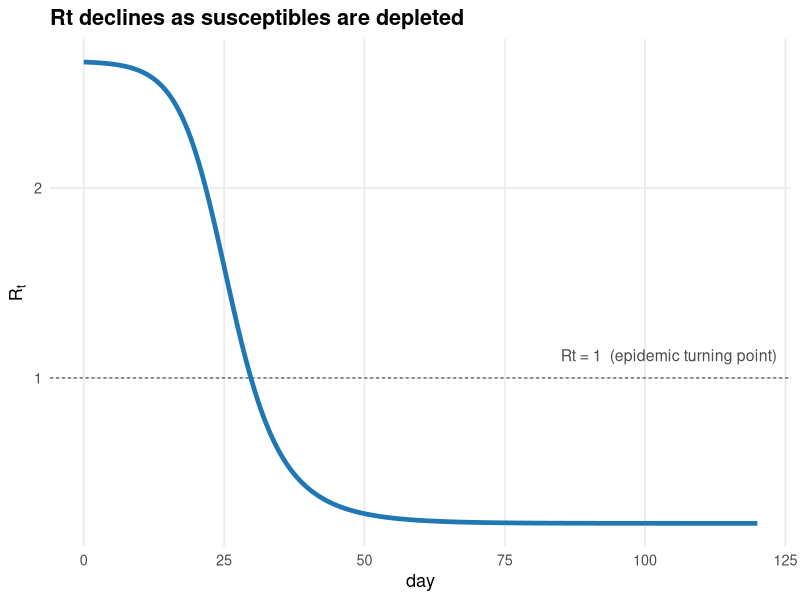
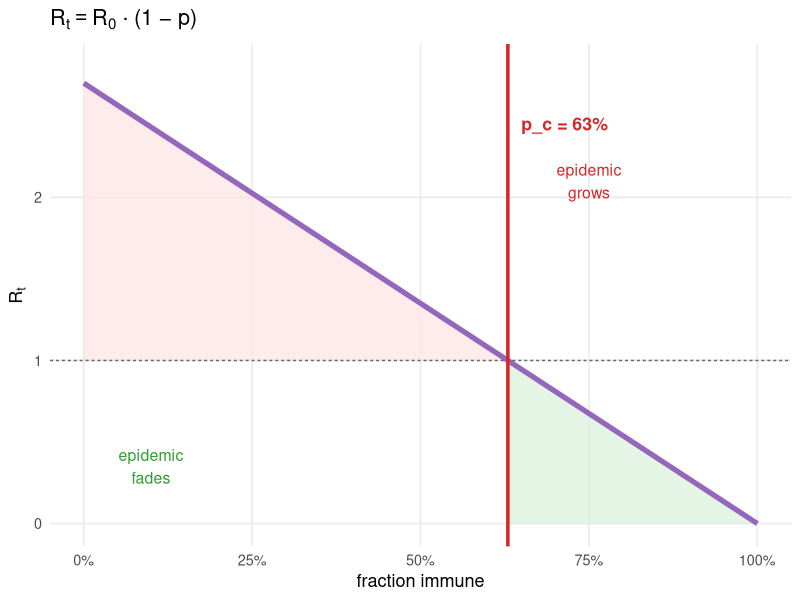
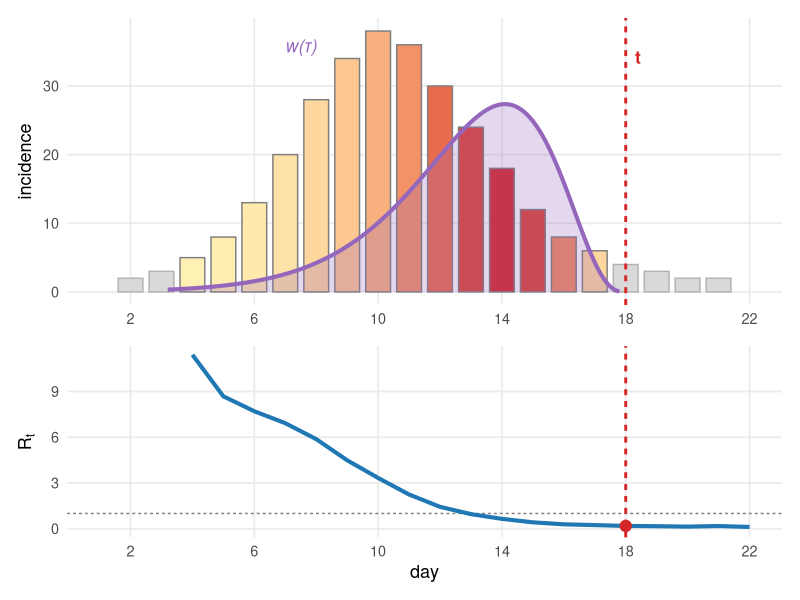
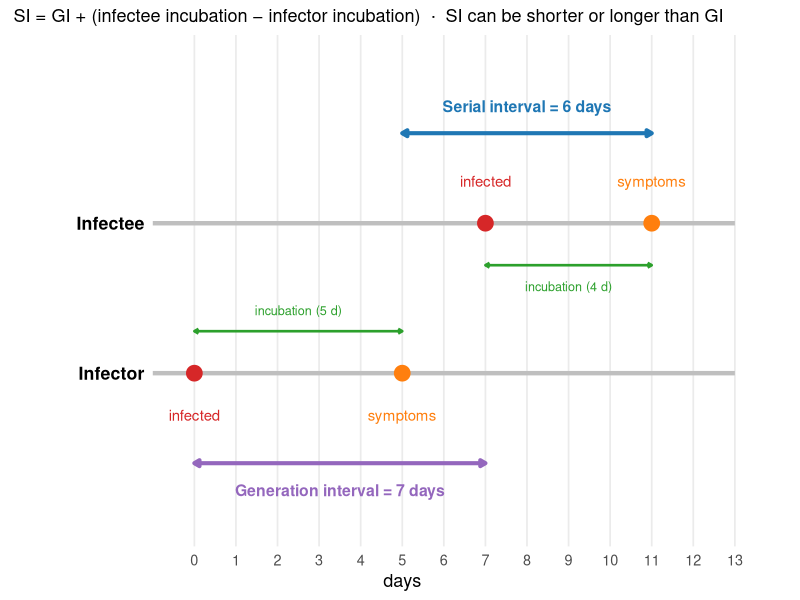
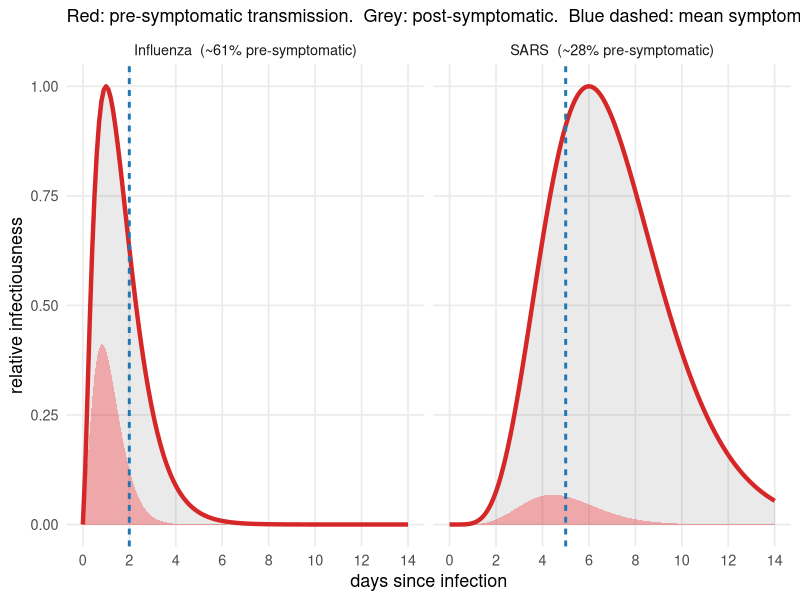
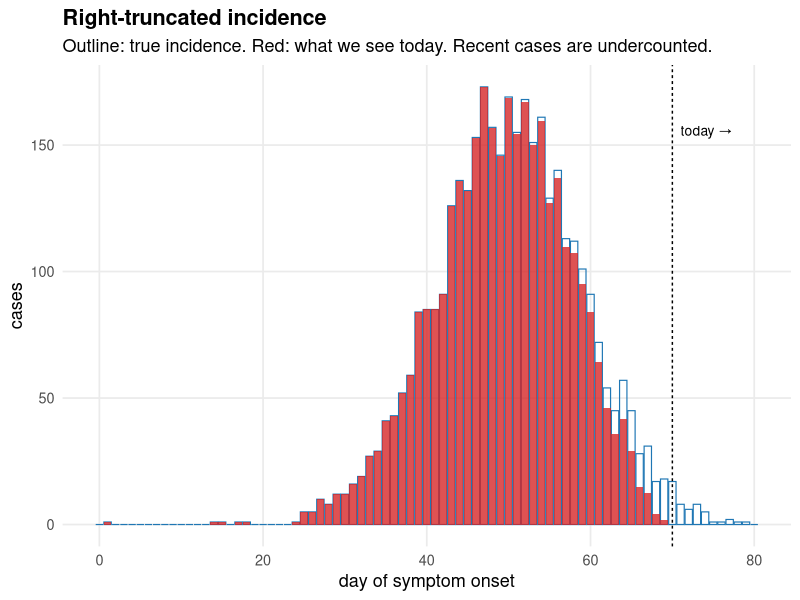
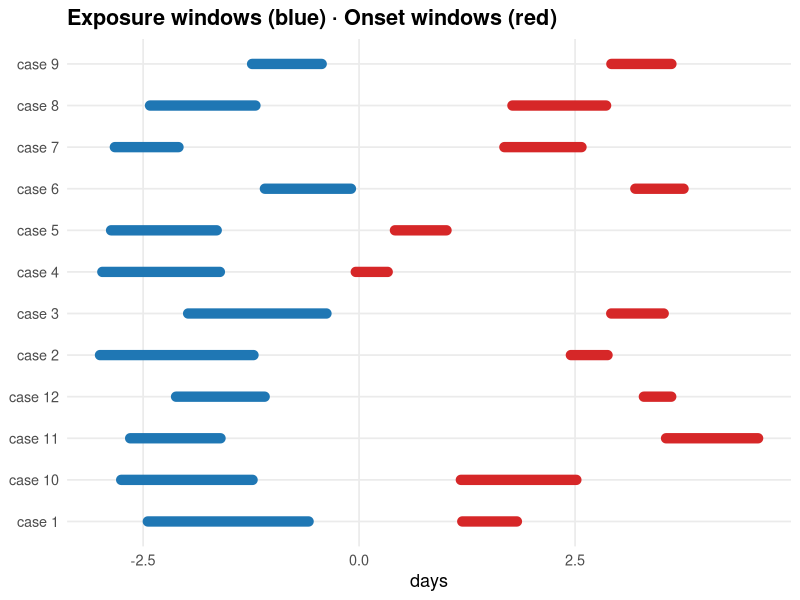
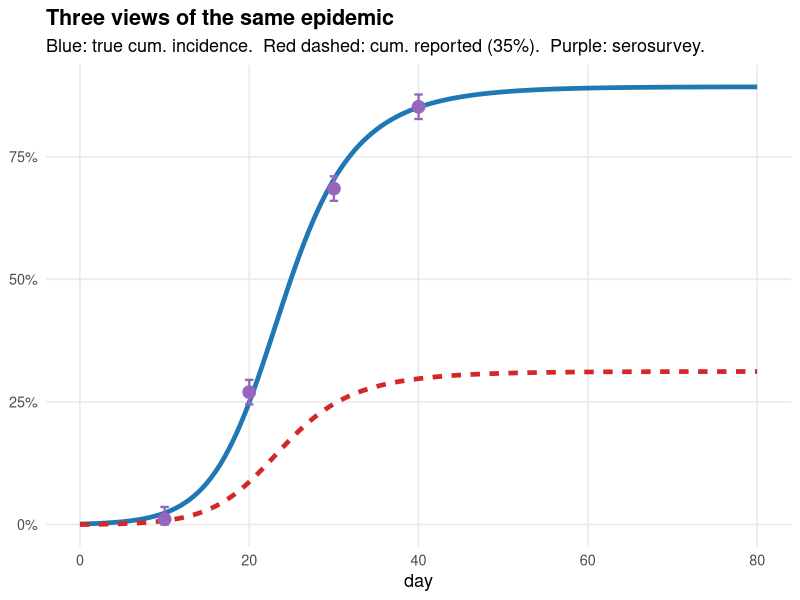

Write the R code that produced these figures, in order.
## ---- chunk 1
#| include: false
suppressPackageStartupMessages({
  library(ggplot2)
  library(dplyr)
  library(tidyr)
  library(deSolve)
  library(patchwork)
})
theme_set(theme_minimal(base_size = 13) +
  theme(panel.grid.minor = element_blank(),
        plot.title = element_text(face = "bold")))
pal <- c(S = "#1f77b4", E = "#9467bd", I = "#d62728", R = "#2ca02c", D = "#7f7f7f")
sir <- function(t, y, p) {
  with(as.list(c(y, p)), {
    dS <- -beta * S * I / N
    dI <-  beta * S * I / N - gamma * I
    dR <-  gamma * I
    list(c(dS, dI, dR))
  })
}
## ---- chunk 2
#| fig-height: 4.2
out <- as.data.frame(ode(c(S = 0.999, I = 0.001, R = 0),
                         seq(0, 120, 0.5), sir,
                         parms = c(beta = 0.4, gamma = 0.15, N = 1)))
out$Rt <- (0.4 / 0.15) * out$S
ggplot(out, aes(time, Rt)) +
  geom_hline(yintercept = 1, linetype = "22", colour = "grey40") +
  geom_line(linewidth = 1.6, colour = "#1f77b4") +
  annotate("text", x = 85, y = 1.12, label = "Rt = 1  (epidemic turning point)",
           colour = "grey30", size = 4, hjust = 0) +
  labs(x = "day", y = expression(R[t]),
       title = "Rt declines as susceptibles are depleted")
## ---- chunk 3
#| fig-height: 4.0
R0 <- 2.7
pc <- 1 - 1 / R0
p  <- seq(0, 1, 0.005)
df <- tibble(p, Rt = R0 * (1 - p))
ggplot(df, aes(p, Rt)) +
  geom_ribbon(data = filter(df, p <= pc),
              aes(ymin = 1, ymax = Rt), fill = "#fde2e2", alpha = 0.7) +
  geom_ribbon(data = filter(df, p >= pc),
              aes(ymin = 0, ymax = pmin(Rt, 1)), fill = "#d9f1d9", alpha = 0.7) +
  geom_line(linewidth = 1.8, colour = "#9467bd") +
  geom_hline(yintercept = 1, linetype = "22", colour = "grey40") +
  geom_vline(xintercept = pc, colour = "#d62728", linewidth = 1.2) +
  annotate("text", x = pc + 0.02, y = 2.45,
           label = sprintf("p_c = %.0f%%", pc * 100),
           colour = "#d62728", hjust = 0, size = 4.5, fontface = "bold") +
  annotate("text", x = 0.1,  y = 0.35, label = "epidemic\nfades",  colour = "#2ca02c", size = 4) +
  annotate("text", x = 0.75, y = 2.1,  label = "epidemic\ngrows",  colour = "#d62728", size = 4) +
  scale_x_continuous(labels = scales::percent, limits = c(0, 1)) +
  scale_y_continuous(limits = c(0, 2.8)) +
  labs(x = "fraction immune", y = expression(R[t]),
       title = expression(R[t] == R[0] * " · (1 − p)"))
## ---- chunk 4
#| fig-height: 4.8
set.seed(42)
days  <- 1:22
cases <- c(1,2,3,5,8,13,20,28,34,38,36,30,24,18,12,8,6,4,3,2,2,1)
t_now <- 18
tau_max <- 15
gi <- function(tau) dgamma(tau, shape = 4, rate = 4/5.2)

df <- tibble(day = days, cases = cases) |>
  mutate(tau = t_now - day,
         w   = ifelse(tau > 0, gi(tau), 0),
         in_window = tau > 0 & tau < tau_max)
w_sum <- sum(df$w[df$in_window])
df    <- mutate(df, w_norm = w / w_sum)

tau_s <- seq(0.2, tau_max - 0.2, 0.1)
gi_df <- tibble(tau = tau_s, day = t_now - tau_s, dens = gi(tau_s))
sc    <- max(cases) * 0.72 / max(gi_df$dens)
gi_df <- mutate(gi_df, dens_sc = dens * sc)

# Rt via renewal equation
Rt_est <- rep(NA_real_, length(days))
for (i in seq_along(days)) {
  t    <- days[i]
  lags <- seq_len(min(t - 1L, tau_max))
  if (length(lags) == 0L) next
  denom <- sum(cases[t - lags] * gi(lags))
  if (denom > 0) Rt_est[i] <- cases[t] / denom
}
rt_df <- tibble(day = days, Rt = Rt_est) |> filter(!is.na(Rt), day > 3)

# Top: incidence + GI curve
p_inc <- ggplot() +
  geom_col(data = filter(df, !in_window),
           aes(day, cases), fill = "grey85", colour = "grey70", width = 0.8) +
  geom_col(data = filter(df, in_window),
           aes(day, cases, fill = w_norm), colour = "grey50", width = 0.8) +
  scale_fill_gradient(low = "#fff0b3", high = "#d62728", guide = "none") +
  geom_ribbon(data = gi_df, aes(day, ymin = 0, ymax = dens_sc),
              fill = "#9467bd", alpha = 0.25) +
  geom_line(data = gi_df, aes(day, dens_sc), colour = "#9467bd", linewidth = 1.4) +
  geom_vline(xintercept = t_now, colour = "#d62728", linewidth = 1, linetype = "22") +
  annotate("text", x = t_now + 0.3, y = max(cases) * 0.9,
           label = "t", colour = "#d62728", hjust = 0, fontface = "bold", size = 4.5) +
  annotate("text", x = 7.5, y = sc * gi(5.5) * 1.6,
           label = "w(τ)", colour = "#9467bd", size = 4.5, fontface = "italic") +
  scale_x_continuous(breaks = seq(2, 22, 4), limits = c(1, 22)) +
  labs(x = NULL, y = "incidence")

# Bottom: Rt
p_rt <- ggplot(rt_df, aes(day, Rt)) +
  geom_hline(yintercept = 1, linetype = "22", colour = "grey50") +
  geom_line(colour = "#1f77b4", linewidth = 1.4) +
  geom_point(data = filter(rt_df, day == t_now),
             colour = "#d62728", size = 3.5) +
  geom_vline(xintercept = t_now, colour = "#d62728", linewidth = 1, linetype = "22") +
  scale_x_continuous(breaks = seq(2, 22, 4), limits = c(1, 22)) +
  scale_y_continuous(limits = c(0, NA)) +
  labs(x = "day", y = expression(R[t]))

p_inc / p_rt + plot_layout(heights = c(3, 2))
## ---- chunk 5
#| fig-height: 4.2
# Example timeline: infector (A) and infectee (B)
t_A <- 0;  inc_A <- 5;  s_A <- t_A + inc_A   # infected day 0, symptoms day 5
t_B <- 7;  inc_B <- 4;  s_B <- t_B + inc_B   # infected day 7, symptoms day 11
GI_val <- t_B - t_A   # 7
SI_val <- s_B - s_A   # 6

col_inf <- "#d62728"; col_sym <- "#ff7f0e"
col_gi  <- "#9467bd"; col_si  <- "#1f77b4"; col_inc <- "#2ca02c"

ggplot() +
  # Timeline bars
  geom_segment(aes(x = -1, xend = 13, y = 1, yend = 1), colour = "grey75", linewidth = 1.5) +
  geom_segment(aes(x = -1, xend = 13, y = 2, yend = 2), colour = "grey75", linewidth = 1.5) +
  # Event dots
  geom_point(aes(x = c(t_A, s_A), y = c(1, 1), colour = c("infected", "symptoms")),
             size = 5, show.legend = FALSE) +
  geom_point(aes(x = c(t_B, s_B), y = c(2, 2), colour = c("infected", "symptoms")),
             size = 5, show.legend = FALSE) +
  scale_colour_manual(values = c(infected = col_inf, symptoms = col_sym)) +
  # Event labels
  annotate("text", x = c(t_A, s_A), y = 0.72,
           label = c("infected", "symptoms"), colour = c(col_inf, col_sym),
           size = 3.8, hjust = 0.5) +
  annotate("text", x = c(t_B, s_B), y = 2.28,
           label = c("infected", "symptoms"), colour = c(col_inf, col_sym),
           size = 3.8, hjust = 0.5) +
  # Incubation brackets
  annotate("segment", x = t_A, xend = s_A, y = 1.28, yend = 1.28,
           colour = col_inc, linewidth = 0.9,
           arrow = arrow(ends = "both", length = unit(0.12, "cm"))) +
  annotate("text", x = (t_A + s_A)/2, y = 1.42,
           label = sprintf("incubation (%d d)", inc_A),
           colour = col_inc, size = 3.2, hjust = 0.5) +
  annotate("segment", x = t_B, xend = s_B, y = 1.72, yend = 1.72,
           colour = col_inc, linewidth = 0.9,
           arrow = arrow(ends = "both", length = unit(0.12, "cm"))) +
  annotate("text", x = (t_B + s_B)/2, y = 1.58,
           label = sprintf("incubation (%d d)", inc_B),
           colour = col_inc, size = 3.2, hjust = 0.5) +
  # GI bracket
  annotate("segment", x = t_A, xend = t_B, y = 0.40, yend = 0.40,
           colour = col_gi, linewidth = 1.4,
           arrow = arrow(ends = "both", length = unit(0.15, "cm"), type = "closed")) +
  annotate("text", x = (t_A + t_B)/2, y = 0.22,
           label = sprintf("Generation interval = %d days", GI_val),
           colour = col_gi, size = 4, fontface = "bold") +
  # SI bracket
  annotate("segment", x = s_A, xend = s_B, y = 2.60, yend = 2.60,
           colour = col_si, linewidth = 1.4,
           arrow = arrow(ends = "both", length = unit(0.15, "cm"), type = "closed")) +
  annotate("text", x = (s_A + s_B)/2, y = 2.78,
           label = sprintf("Serial interval = %d days", SI_val),
           colour = col_si, size = 4, fontface = "bold") +
  # Person labels
  annotate("text", x = -1.2, y = c(1, 2),
           label = c("Infector", "Infectee"),
           hjust = 1, size = 4.5, fontface = "bold") +
  scale_x_continuous(breaks = 0:13, limits = c(-3.5, 13.5)) +
  scale_y_continuous(limits = c(0, 3.1)) +
  labs(x = "days", y = NULL,
       subtitle = "SI = GI + (infectee incubation − infector incubation)  ·  SI can be shorter or longer than GI") +
  theme(axis.text.y = element_blank(), axis.ticks.y = element_blank(),
        panel.grid.major.y = element_blank(), panel.grid.minor = element_blank(),
        panel.grid.major.x = element_line(colour = "grey92"))
## ---- chunk 6
#| fig-height: 4.0
tau <- seq(0, 14, 0.1)

calc_theta <- function(tau, inc_s, inc_r, b_s, b_r)
  sum(dgamma(tau, b_s, b_r) * (1 - pgamma(tau, inc_s, inc_r))) /
  sum(dgamma(tau, b_s, b_r))

df_theta <- bind_rows(
  tibble(tau,
    beta     = dgamma(tau, shape = 2.5, rate = 1.5),
    presymp  = dgamma(tau, shape = 2.5, rate = 1.5) *
               (1 - pgamma(tau, shape = 4, rate = 2)),
    inc_mean = 2,
    disease  = sprintf("Influenza  (~%.0f%% pre-symptomatic)",
                       100 * calc_theta(tau, 4, 2, 2.5, 1.5))),
  tibble(tau,
    beta     = dgamma(tau, shape = 7, rate = 1),
    presymp  = dgamma(tau, shape = 7, rate = 1) *
               (1 - pgamma(tau, shape = 5, rate = 1)),
    inc_mean = 5,
    disease  = sprintf("SARS  (~%.0f%% pre-symptomatic)",
                       100 * calc_theta(tau, 5, 1, 7, 1)))
) |>
  group_by(disease) |>
  mutate(beta = beta / max(beta), presymp = presymp / max(beta)) |>
  ungroup()

ggplot(df_theta) +
  geom_ribbon(aes(tau, ymin = 0, ymax = presymp),
              fill = "#d62728", alpha = 0.4) +
  geom_ribbon(aes(tau, ymin = presymp, ymax = beta),
              fill = "#555", alpha = 0.12) +
  geom_line(aes(tau, beta), colour = "#d62728", linewidth = 1.5) +
  geom_vline(aes(xintercept = inc_mean),
             colour = "#1f77b4", linewidth = 1, linetype = "22") +
  facet_wrap(~disease, ncol = 2) +
  scale_x_continuous(breaks = seq(0, 14, 2)) +
  labs(x = "days since infection",
       y = "relative infectiousness",
       subtitle = "Red: pre-symptomatic transmission.  Grey: post-symptomatic.  Blue dashed: mean symptom onset.")
## ---- chunk 7
set.seed(3)
days <- 0:80
mu <- 160 * dnorm(days, 50, 9) / max(dnorm(days, 50, 9))
true_inc <- rpois(length(days), pmax(mu, 0.4))
delay_pmf <- dgamma(0:30, shape = 2, rate = 0.4)
delay_pmf <- delay_pmf / sum(delay_pmf)
today <- 70
reported <- rep(0, length(days))
for (d in seq_along(days)) {
  for (k in 0:30) {
    if (days[d] + k <= today)
      reported[d] <- reported[d] + true_inc[d] * delay_pmf[k+1]
  }
}
df <- tibble(day = days, `true incidence` = true_inc, `reported by today` = reported) |>
  pivot_longer(-day)
ggplot(df, aes(day, value, fill = name)) +
  geom_col(data = filter(df, name == "true incidence"),
           fill = NA, colour = "#1f77b4", linewidth = 0.4) +
  geom_col(data = filter(df, name == "reported by today"),
           fill = "#d62728", alpha = 0.8) +
  geom_vline(xintercept = today, linetype = "22") +
  annotate("text", x = today + 1, y = max(true_inc) * 0.9,
           label = "today →", hjust = 0, size = 3.5) +
  labs(x = "day of symptom onset", y = "cases",
       title = "Right-truncated incidence",
       subtitle = "Outline: true incidence. Red: what we see today. Recent cases are undercounted.")
## ---- chunk 8
set.seed(11)
n <- 12
df <- tibble(
  case = factor(paste("case", seq_len(n))),
  EL = runif(n, -3, -1), ER = EL + runif(n, 0.5, 2),
  OL = ER + runif(n, 1.5, 6), OR = OL + runif(n, 0.3, 1.5)
)
ggplot(df) +
  geom_segment(aes(x = EL, xend = ER, y = case, yend = case),
               colour = "#1f77b4", linewidth = 3.5, lineend = "round") +
  geom_segment(aes(x = OL, xend = OR, y = case, yend = case),
               colour = "#d62728", linewidth = 3.5, lineend = "round") +
  labs(x = "days", y = NULL,
       title = "Exposure windows (blue) · Onset windows (red)")
## ---- chunk 9
set.seed(5)
out_sero <- as.data.frame(ode(c(S = 0.999, I = 0.001, R = 0),
                              seq(0, 80, 0.5), sir,
                              parms = c(beta = 0.45, gamma = 0.18, N = 1)))
out_sero$cum_inc <- 1 - out_sero$S
sample_t <- c(10, 20, 30, 40)
samp <- tibble(t = sample_t,
               true = approx(out_sero$time, out_sero$cum_inc, sample_t)$y) |>
  mutate(observed = pmin(1, pmax(0, true + rnorm(n(), 0, 0.015))))
new_inf <- c(0, -diff(out_sero$S))
out_sero$cum_reported <- cumsum(pmax(0, new_inf)) * 0.35
ggplot() +
  geom_line(data = out_sero, aes(time, cum_inc),
            colour = "#1f77b4", linewidth = 1.6) +
  geom_line(data = out_sero, aes(time, cum_reported),
            colour = "#d62728", linewidth = 1.6, linetype = "22") +
  geom_point(data = samp, aes(t, observed), size = 4, colour = "#9467bd") +
  geom_errorbar(data = samp,
                aes(x = t, ymin = pmax(0, observed - 0.025), ymax = pmin(1, observed + 0.025)),
                width = 1, colour = "#9467bd", linewidth = 0.8) +
  scale_y_continuous(labels = scales::percent, limits = c(0, NA)) +
  labs(x = "day", y = NULL,
       title = "Three views of the same epidemic",
       subtitle = "Blue: true cum. incidence.  Red dashed: cum. reported (35%).  Purple: serosurvey.")
## ---- chunk 10
t <- seq(0, 180, 1)
true_VE  <- 0.3 + 0.6 * exp(-t / 90)
naive_VE <- true_VE - 0.12 * (1 - exp(-t / 50))
tibble(t, `true VE` = true_VE, `naive estimate (biased)` = naive_VE) |>
  pivot_longer(-t) |>
  ggplot(aes(t, value, colour = name)) +
  geom_line(linewidth = 1.5) +
  scale_colour_manual(values = c(`true VE` = "#1f77b4",
                                 `naive estimate (biased)` = "#d62728")) +
  scale_y_continuous(limits = c(0, 1), labels = scales::percent) +
  labs(x = "days since vaccination", y = "VE(t)", colour = NULL,
       title = "Apparent VE drops faster than true VE",
       subtitle = "Depletion of high-risk susceptibles creates the illusion of waning") +
  theme(legend.position = "bottom")
## ---- chunk 11
set.seed(8)
weeks <- 1:60
baseline <- 1000 + 20 * sin(2 * pi * weeks / 52)
epi_signal <- 700 * dnorm(weeks, 35, 5) / max(dnorm(weeks, 35, 5))
observed <- baseline + epi_signal + rnorm(length(weeks), 0, 25)
tibble(week = weeks, baseline, observed) |>
  ggplot(aes(week)) +
  geom_ribbon(aes(ymin = baseline, ymax = observed), fill = "#fff2cc", alpha = 0.9) +
  geom_line(aes(y = observed), colour = "#d62728", linewidth = 1.4) +
  geom_line(aes(y = baseline), colour = "#1f77b4", linewidth = 1.4, linetype = "22") +
  annotate("text", x = 35, y = 1500, label = "excess", colour = "#5a4500",
           size = 4.5, fontface = "bold") +
  labs(x = "week", y = "weekly deaths",
       title = "Excess mortality = area between curves",
       subtitle = "Blue dashed: expected baseline. Red: observed.")
